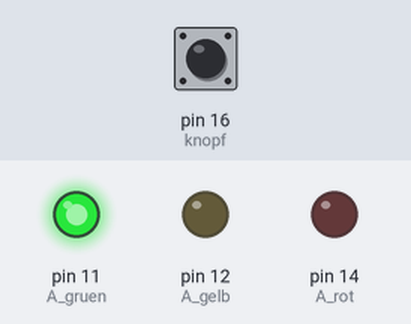
A sketch run on a simulated Arduino Uno, built with avr-gcc and run on an emulated ATmega328P. Shown: output pins drawn as LEDs (lit = HIGH). The inputs (shaded band) are chosen by the test bench; at power-on: pin 16 (knopf) LOW.

Above: at 1.2 s.
1.3 s: pin 16 (knopf) pulled HIGH for 0.15 s
At 1.37 s:
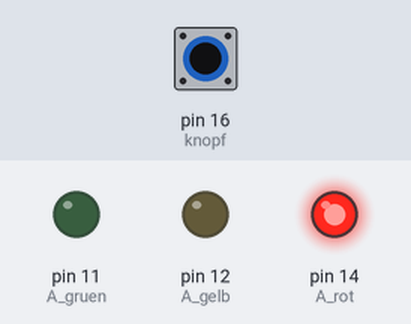
2.9 s: pin 16 (knopf) pulled HIGH for 3.2 s
At 7.0 s:
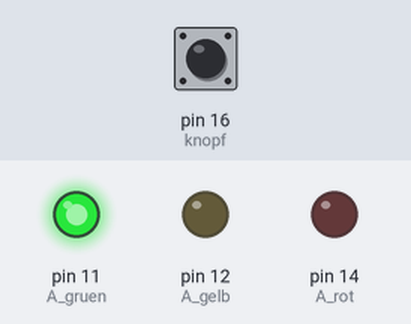
Timing chart, 0 to 8.5 s (numbered marks = the images above; inputs shaded):
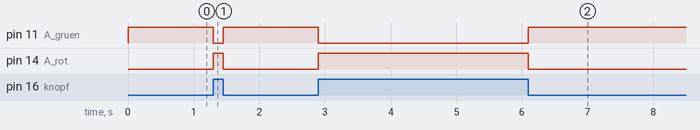

Measured:
- after the input at 1.3 s, pin 11 (A_gruen): HIGH → LOW at once, → HIGH 0.15 s later; pin 14 (A_rot): LOW → HIGH at once, → LOW 0.15 s later
- after the input at 2.9 s, pin 11 (A_gruen): HIGH → LOW at once, → HIGH 3.2 s later; pin 14 (A_rot): LOW → HIGH at once, → LOW 3.2 s later

The sketch:

AmpelAufKnopfdruck.ino
```cpp
// =====================================================================
// Ampel auf Knopfdruck
// Knopf gedrueckt -> rot. Knopf losgelassen -> gruen.
// =====================================================================

int A_rot   = 14;
int A_gelb  = 12;
int A_gruen = 11;

int knopf = 16;   // ein freier Pin: D16

void ampelA_rot() {
  digitalWrite(A_rot,   HIGH);
  digitalWrite(A_gelb,  LOW);
  digitalWrite(A_gruen, LOW);
}

void ampelA_gruen() {
  digitalWrite(A_rot,   LOW);
  digitalWrite(A_gelb,  LOW);
  digitalWrite(A_gruen, HIGH);
}

void setup() {
  pinMode(A_rot,   OUTPUT);
  pinMode(A_gelb,  OUTPUT);
  pinMode(A_gruen, OUTPUT);

  pinMode(knopf, INPUT);          // hier: der Knopf
}

void loop() {

  // ACHTUNG: gedrueckt = HIGH !
  if (digitalRead(knopf) == HIGH) {

    // Knopf ist gedrueckt -> Ampel rot
    ampelA_rot();

  } else {

    // Knopf ist losgelassen -> Ampel gruen
    ampelA_gruen();
  }
}
```
